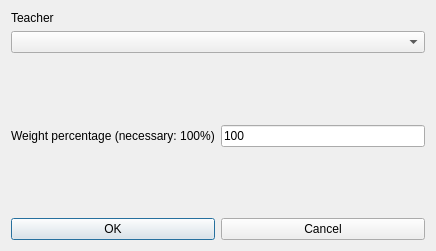
<?xml version="1.0" encoding="UTF-8"?>
<ui version="4.0">
 <class>ModifyConstraintTeacherNoTwoConsecutiveDaysForm_template</class>
 <widget class="QDialog" name="ModifyConstraintTeacherNoTwoConsecutiveDaysForm_template">
  <property name="geometry">
   <rect>
    <x>0</x>
    <y>0</y>
    <width>436</width>
    <height>251</height>
   </rect>
  </property>
  <property name="windowTitle">
   <string extracomment="This is the title of the dialog to modify a constraint of this type">Modify teacher no two consecutive days</string>
  </property>
  <layout class="QVBoxLayout" name="verticalLayout_2">
   <item>
    <layout class="QVBoxLayout" name="verticalLayout">
     <item>
      <widget class="QLabel" name="teacherTextLabel">
       <property name="frameShape">
        <enum>QFrame::NoFrame</enum>
       </property>
       <property name="frameShadow">
        <enum>QFrame::Plain</enum>
       </property>
       <property name="text">
        <string>Teacher</string>
       </property>
       <property name="wordWrap">
        <bool>false</bool>
       </property>
      </widget>
     </item>
     <item>
      <widget class="QComboBox" name="teachersComboBox">
       <property name="editable">
        <bool>false</bool>
       </property>
       <property name="insertPolicy">
        <enum>QComboBox::NoInsert</enum>
       </property>
       <property name="duplicatesEnabled">
        <bool>false</bool>
       </property>
      </widget>
     </item>
    </layout>
   </item>
   <item>
    <spacer name="verticalSpacer">
     <property name="orientation">
      <enum>Qt::Vertical</enum>
     </property>
     <property name="sizeHint" stdset="0">
      <size>
       <width>20</width>
       <height>38</height>
      </size>
     </property>
    </spacer>
   </item>
   <item>
    <layout class="QHBoxLayout" name="horizontalLayout_2">
     <item>
      <widget class="QLabel" name="weightTextLabel">
       <property name="frameShape">
        <enum>QFrame::NoFrame</enum>
       </property>
       <property name="frameShadow">
        <enum>QFrame::Plain</enum>
       </property>
       <property name="text">
        <string>Weight percentage (necessary: 100%)</string>
       </property>
       <property name="wordWrap">
        <bool>false</bool>
       </property>
      </widget>
     </item>
     <item>
      <widget class="QLineEdit" name="weightLineEdit">
       <property name="text">
        <string notr="true">100</string>
       </property>
      </widget>
     </item>
    </layout>
   </item>
   <item>
    <spacer name="verticalSpacer_3">
     <property name="orientation">
      <enum>Qt::Vertical</enum>
     </property>
     <property name="sizeHint" stdset="0">
      <size>
       <width>20</width>
       <height>38</height>
      </size>
     </property>
    </spacer>
   </item>
   <item>
    <layout class="QHBoxLayout" name="horizontalLayout">
     <item>
      <widget class="QPushButton" name="okPushButton">
       <property name="text">
        <string>OK</string>
       </property>
      </widget>
     </item>
     <item>
      <widget class="QPushButton" name="cancelPushButton">
       <property name="text">
        <string>Cancel</string>
       </property>
      </widget>
     </item>
    </layout>
   </item>
  </layout>
 </widget>
 <layoutdefault spacing="6" margin="11"/>
 <resources/>
 <connections/>
</ui>
